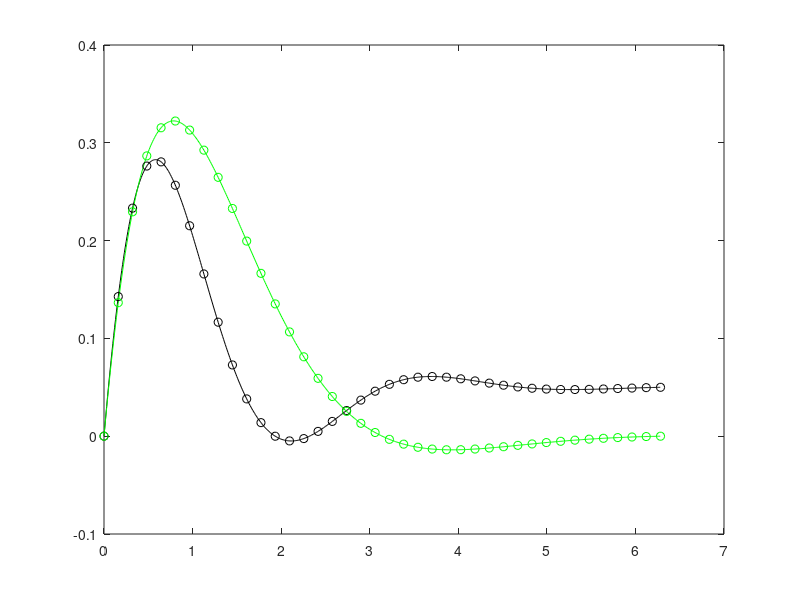

MATLAB code to generate this figure: (Note: this script raises an error after producing the figure.)
% Demostration of GreedyNAR, NAR, stochastic collocation on synthetic 
% two-fidelity data


%% prepare data

clear
rng(202)

func_lf = @ (x) exp(-x) .* sin(x)
func_hf = @ (x) exp(-x) .* sin(x) .* cos(x) + tanh(x) * 0.05

% xte = 100:100:50000;
xte = [0:0.01:pi*2]';

Ntr = 40;
% xtr = rand(Ntr,1) * pi * 2
xtr = linspace(0, pi * 2, Ntr)';

for i = 1:length(xte)
    yhf_te(i,1) =  func_hf(xte(i));
    ylf_te(i,1) =  func_lf(xte(i));
end
for i = 1:length(xtr)
    yhf_tr(i,1) =  func_hf(xtr(i));
    ylf_tr(i,1) =  func_lf(xtr(i));
end


figure(1)
plot(xte,yhf_te,'k-')
hold on 
plot(xte,ylf_te,'g-')

plot(xtr,yhf_tr,'ko')
plot(xtr,ylf_tr,'go')
hold off


%% normal GP with high-fidelity data only
% model_hf = cigp(xtr, yhf_tr, xte, 'ard');
% model_hf = cigp(xtr, yhf_tr, xte, 'linear');
model_hf = cigp_sequen(xtr, yhf_tr, xte, 'ard', Ntr/4);
% model_hf = cigp(xtr(1:Ntr/4), yhf_tr(1:Ntr/4), xte, 'ard');

figure(2)

clf
hold on 
plot(xte,ylf_te,'g-','LineWidth',2, 'MarkerSize',10)
plot(xte,yhf_te,'b-','LineWidth',2, 'MarkerSize',10)

plot(xte,model_hf.yTe_pred,'r--','LineWidth',2, 'MarkerSize',10)

id_use = model_hf.id_use;
plot(xtr(id_use),yhf_tr(id_use),'b+','LineWidth',2, 'MarkerSize',10)

hold off

legend('Low-fidelity groundtruth','High-fidelity groundtruth','High-fidelity prediction',...
    'Low-fidelity used observations','High-fidelity used observations')
box on 
grid on 
set(gca,'FontSize',18);


%% stochastic collocation
[yPred, model,absId_use] = sc_v01(xtr,{ylf_tr,yhf_tr},xte,[Ntr,Ntr/4]);
figure(3)

clf
hold on 
plot(xte,ylf_te,'g-','LineWidth',2, 'MarkerSize',10)
plot(xte,yhf_te,'b-','LineWidth',2, 'MarkerSize',10)

plot(xte,yPred,'r--','LineWidth',2, 'MarkerSize',10)

% id_use = absId_use{3};
plot(xtr(absId_use{1}),ylf_tr(absId_use{1}),'g+','LineWidth',2, 'MarkerSize',10)
plot(xtr(absId_use{2}),yhf_tr(absId_use{2}),'b+','LineWidth',2, 'MarkerSize',10)
hold off

legend('Low-fidelity groundtruth','High-fidelity groundtruth','High-fidelity prediction',...
    'Low-fidelity used observations','High-fidelity used observations')
box on 
grid on 
set(gca,'FontSize',18);


%% stochastic collocation with low-fidelity observations
[yPred, model,absId_use] = sc_v02(xtr,{ylf_tr,yhf_tr},xte,{ylf_te,[]},[Ntr,Ntr/4]);
figure(4)
% plot(xte,yhf_te,'k-')
% hold on 
% plot(xte,ylf_te,'g-')
% plot(xtr,yhf_tr,'ko')
% plot(xtr,ylf_tr,'go')
% 
% plot(xte,yPred,'r--')
% 
% hold off

clf
hold on 
plot(xte,ylf_te,'g-','LineWidth',2, 'MarkerSize',10)
plot(xte,yhf_te,'b-','LineWidth',2, 'MarkerSize',10)

plot(xte,yPred,'r--','LineWidth',2, 'MarkerSize',10)

% id_use = absId_use{3};
plot(xtr(absId_use{1}),ylf_tr(absId_use{1}),'g+','LineWidth',2, 'MarkerSize',10)
plot(xtr(absId_use{2}),yhf_tr(absId_use{2}),'b+','LineWidth',2, 'MarkerSize',10)
hold off

legend('Low-fidelity groundtruth','High-fidelity groundtruth','High-fidelity prediction',...
    'Low-fidelity used observations','High-fidelity used observations')
box on 
grid on 
set(gca,'FontSize',18);


%% GreedyNAR without low-fidelity observations
[yPred, model, absId_use] = GreedyNAR(xtr,{ylf_tr,yhf_tr},xte,'ard',[Ntr,Ntr/4]);

figure(4)
clf
hold on 
plot(xte,ylf_te,'g-','LineWidth',2, 'MarkerSize',10)
plot(xte,yhf_te,'b-','LineWidth',2, 'MarkerSize',10)

plot(xte,yPred,'r--','LineWidth',2, 'MarkerSize',10)

% id_use = absId_use{3};
plot(xtr(absId_use{1}),ylf_tr(absId_use{1}),'g+','LineWidth',2, 'MarkerSize',10)
plot(xtr(absId_use{2}),yhf_tr(absId_use{2}),'b+','LineWidth',2, 'MarkerSize',10)
hold off

legend('Low-fidelity groundtruth','High-fidelity groundtruth','High-fidelity prediction',...
    'Low-fidelity used observations','High-fidelity used observations')
box on 
grid on 
set(gca,'FontSize',18);



%% GreedyNAR with low-fidelity observations
[yPred, model, absId_use] = GreedyNAR_v02(xtr,{ylf_tr,yhf_tr},xte,{ylf_te,[]},'ard',[Ntr,Ntr/4]);

figure(5)

clf
hold on 
plot(xte,ylf_te,'g-','LineWidth',2, 'MarkerSize',10)
plot(xte,yhf_te,'b-','LineWidth',2, 'MarkerSize',10)

plot(xte,yPred,'r--','LineWidth',2, 'MarkerSize',10)

% id_use = absId_use{3};
plot(xtr(absId_use{1}),ylf_tr(absId_use{1}),'g+','LineWidth',2, 'MarkerSize',10)
plot(xtr(absId_use{2}),yhf_tr(absId_use{2}),'b+','LineWidth',2, 'MarkerSize',10)
hold off

legend('Low-fidelity groundtruth','High-fidelity groundtruth','High-fidelity prediction',...
    'Low-fidelity used observations','High-fidelity used observations')
box on 
grid on 
set(gca,'FontSize',18);



